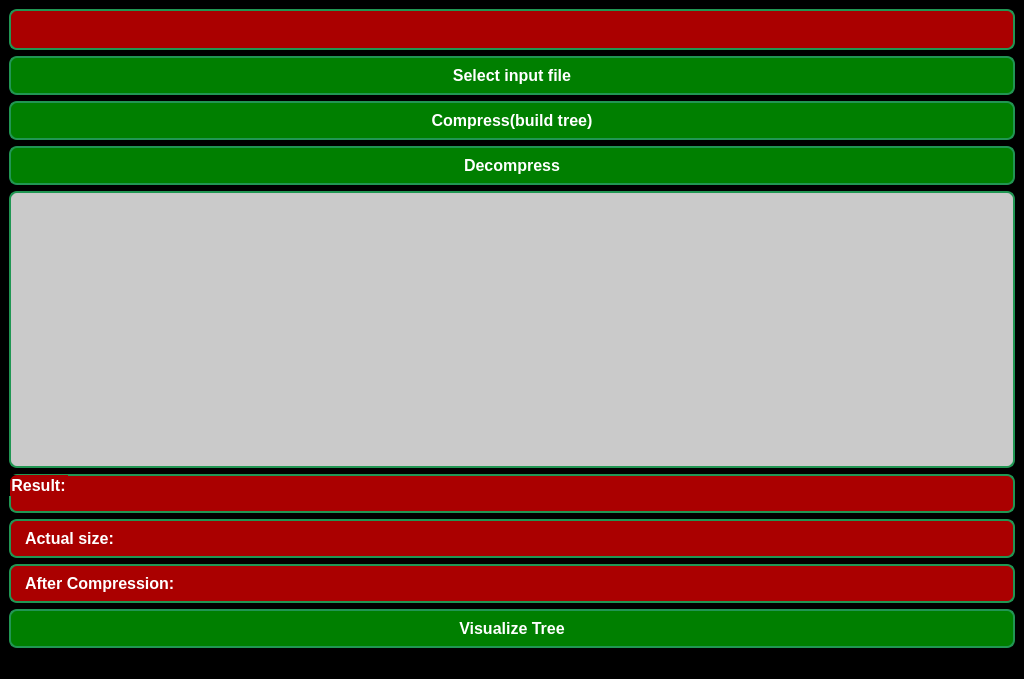
<?xml version="1.0" encoding="UTF-8"?>
<ui version="4.0">
 <class>MainWindow</class>
 <widget class="QMainWindow" name="MainWindow">
  <property name="geometry">
   <rect>
    <x>0</x>
    <y>0</y>
    <width>1024</width>
    <height>679</height>
   </rect>
  </property>
  <property name="windowTitle">
   <string>MainWindow</string>
  </property>
  <property name="styleSheet">
   <string notr="true">background-color: rgb(0, 0, 0);</string>
  </property>
  <widget class="QWidget" name="centralwidget">
   <layout class="QVBoxLayout" name="verticalLayout">
    <item>
     <widget class="QLineEdit" name="lineEdit_filePath">
      <property name="styleSheet">
       <string notr="true">background-color:rgb(170, 0, 0); 
      color: white;
      font-weight: ;
      font-size: 16px;
     padding:8px 24px;
      border-radius: 8px;
      border: 2px solid #219653;</string>
      </property>
      <property name="text">
       <string/>
      </property>
     </widget>
    </item>
    <item>
     <widget class="QPushButton" name="selectFileButton">
      <property name="styleSheet">
       <string notr="true">background-color: rgb(0, 127, 0); 
      color: white;
      font-weight: bold;
      font-size: 16px;
     padding:8px 24px;
      border-radius: 8px;
      border: 2px solid #219653;</string>
      </property>
      <property name="text">
       <string>Select input file</string>
      </property>
     </widget>
    </item>
    <item>
     <widget class="QPushButton" name="compressButton">
      <property name="styleSheet">
       <string notr="true">background-color: rgb(0, 127, 0); 
      color: white;
      font-weight: bold;
      font-size: 16px;
     padding: 8px 24px;
      border-radius: 8px;
      border: 2px solid #219653;</string>
      </property>
      <property name="text">
       <string>Compress(build tree)</string>
      </property>
     </widget>
    </item>
    <item>
     <widget class="QPushButton" name="decompressButton">
      <property name="styleSheet">
       <string notr="true">background-color: rgb(0, 127, 0); 
      color: white;
      font-weight: bold;
      font-size: 16px;
     padding: 8px 24px;
      border-radius: 8px;
      border: 2px solid #219653;</string>
      </property>
      <property name="text">
       <string>Decompress</string>
      </property>
     </widget>
    </item>
    <item>
     <widget class="QTextEdit" name="textEdit_status">
      <property name="styleSheet">
       <string notr="true">background-color:rgb(202, 202, 202); 
      color: white;
      font-weight: bold;
      font-size: 16px;
     padding:8px 24px;
      border-radius: 8px;
      border: 2px solid #219653;</string>
      </property>
     </widget>
    </item>
    <item>
     <widget class="QGroupBox" name="groupBox_results">
      <property name="styleSheet">
       <string notr="true">background-color:rgb(170, 0, 0); 
      color: white;
      font-weight: bold;
      font-size: 16px;
     padding:8px 24px;
      border-radius: 8px;
      border: 2px solid #219653;</string>
      </property>
      <property name="title">
       <string>Result:</string>
      </property>
     </widget>
    </item>
    <item>
     <widget class="QLabel" name="label_originalSize">
      <property name="styleSheet">
       <string notr="true">background-color:rgb(170, 0, 0); 
      color: white;
      font-weight: bold;
      font-size: 16px;
     padding:8px 10px;
      border-radius: 8px;
      border: 2px solid #219653;</string>
      </property>
      <property name="text">
       <string>Actual size:</string>
      </property>
     </widget>
    </item>
    <item>
     <widget class="QLabel" name="label_compressedSize">
      <property name="styleSheet">
       <string notr="true">background-color:rgb(170, 0, 0); 
      color: white;
      font-weight: bold;
      font-size: 16px;
     padding:8px 10px;
      border-radius: 8px;
      border: 2px solid #219653;</string>
      </property>
      <property name="text">
       <string>After Compression:</string>
      </property>
     </widget>
    </item>
    <item>
     <widget class="QPushButton" name="showTreeButton">
      <property name="styleSheet">
       <string notr="true">background-color: rgb(0, 127, 0); 
      color: white;
      font-weight: bold;
      font-size: 16px;
     padding: 8px 24px;
      border-radius: 8px;
      border: 2px solid #219653;</string>
      </property>
      <property name="text">
       <string>Visualize Tree</string>
      </property>
     </widget>
    </item>
   </layout>
  </widget>
  <widget class="QStatusBar" name="statusbar"/>
 </widget>
 <resources/>
 <connections/>
</ui>
